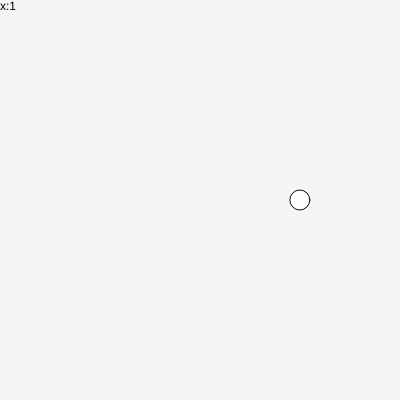
Frame 1 (no input)
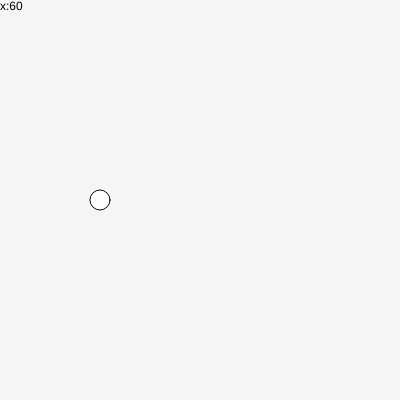
Frame 60 (no input)
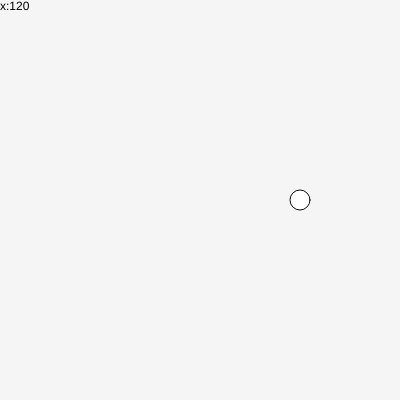
Frame 120 (the mouse pressed at the canvas centre since frame 60)

The p5.js sketch that drew these frames (run headless with seeded random() and noise() and a simulated clock; from frame 60 on, the mouse is pressed at the canvas centre):

// p5.js sketch
// ── sketch.js
/// <reference path="../../p5.global-mode.d.ts" />
function setup() {
    createCanvas(400, 400);
    createElement('h2', '振動(Oscillation)');
    createP('振幅しんぷく(Amplitude) - 運動の中心から幅までの距離');
    createP('周期(Period) - １つの運動サイクルにかかる時間');
}
let amplitude = 100;
let period = 120;
function draw() {
    let x  = amplitude * cos(TWO_PI * frameCount / period);

    background(245);
    push();
    fill(0);
    noStroke();
    text('x:' + frameCount, 0, 10);

    translate(width/2, height/2);
    fill(255);
    stroke(10);
    ellipse(x, 0, 20, 20);
    pop();
}
